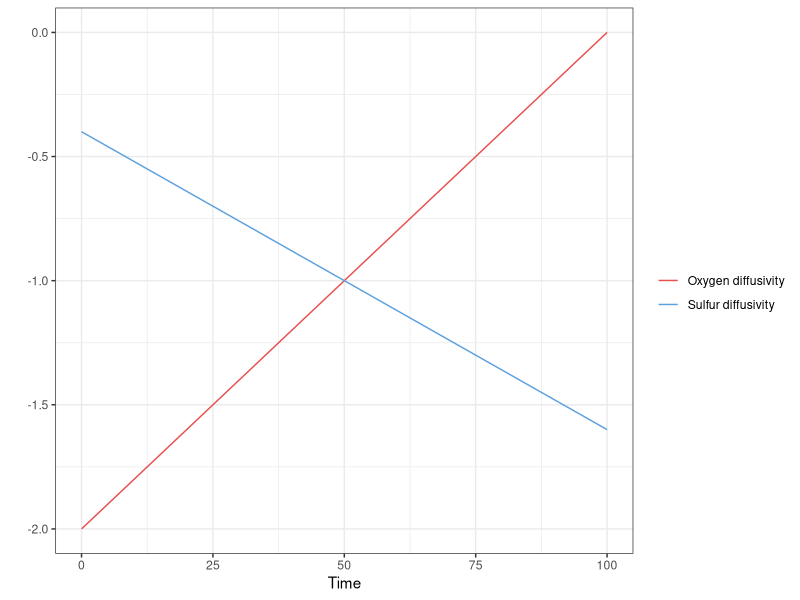

Write R code to recreate this figure.
library(ggplot2)
library(tidyverse)

# asymmetry factor, change this to observe
asym_factor <- 0.6 # mutliplies the extremes of the sequence, is and argument of the parameter set

# define prerequesites
time <- seq(0, 100, length = 300) # times series
diffusivity <- seq(-2, 0, length = 300)
axis <- mean(diffusivity)

# calculate diff2
delta <- abs(axis - min(diffusivity)) * asym_factor
under <- axis - delta
upper <- axis + delta
diffusivity2 <- 2*axis - (seq(under, upper, length = length(diffusivity))) # formula

plt.df <- data.frame(value = c(diffusivity, diffusivity2), 
                     key = rep(c("Oxygen diffusivity", "Sulfur diffusivity"), each = 300), 
                     time = rep(time, times = 2))

ggplot(data = plt.df) + 
  geom_line(aes(x = time, y = value, color = key)) + 
  scale_color_manual(values = c("#e85050", "#5da1df")) +
  # geom_hline(aes(yintercept = axis, color = "sym axis"), linetype = "dashed") + 
  labs(x = "Time", y = "", color = "") + 
  theme_bw()



